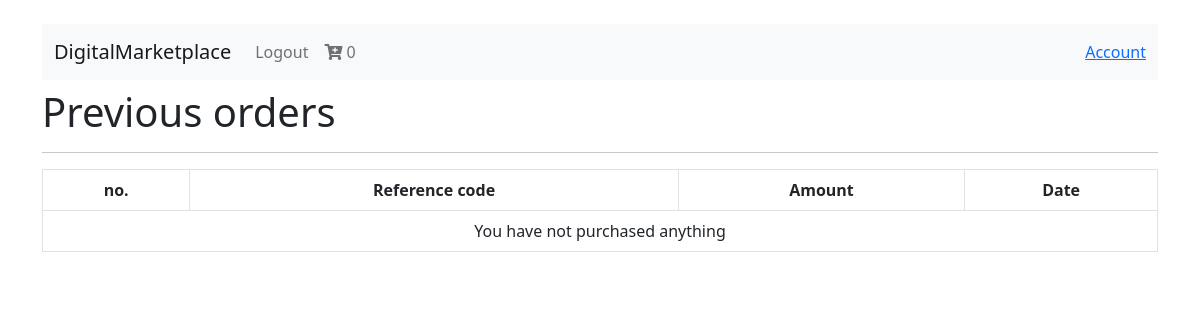
/account/profile/ (signed in), run on an earlier commit of the app's database.
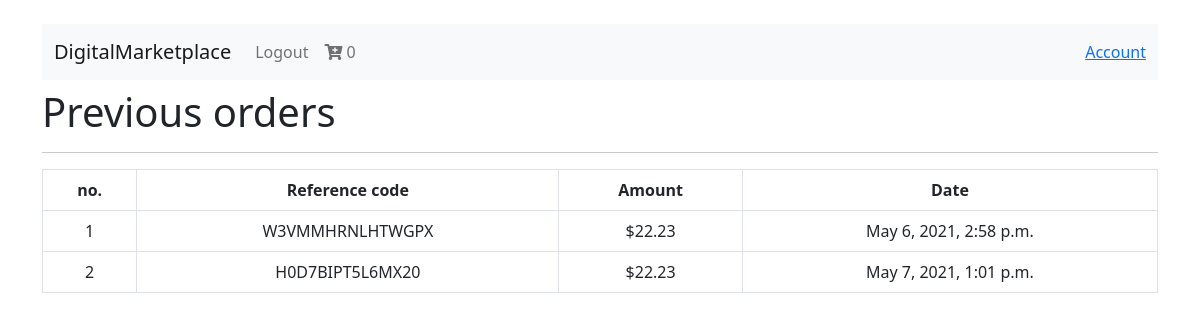
And on a later commit of the database.
### shopping_cart/models.py (models this page shows, shortened)
class Order(models.Model):
    user = models.ForeignKey(settings.AUTH_USER_MODEL ,on_delete=models.CASCADE)
    is_ordered = models.BooleanField(default=False)
    items = models.ManyToManyField('OrderItem')
    ref_code=models.CharField(max_length=50)
    def get_total(self):
        return self.items.all().aggregate(order_total=Sum('book__price'))['order_total']

class Payment(models.Model):
    order=models.ForeignKey('Order',on_delete=models.CASCADE)
    total_amount=models.FloatField()
    date_paid=models.DateTimeField(auto_now_add=True)
    stripe_charge_id=models.CharField(max_length=100)

### core/views.py (the view)
# urls.py: path('account/profile/',profile_view,name = 'profile'),
def profile_view(request):
    orders = Order.objects.filter(user=request.user, is_ordered=True)
    context = {
        'orders': orders
    }
    return render(request, "profile.html", context)

### shopping_cart/templatetags/cart_template_tags.py (called while the page is built)
@register.filter
def cart_item_count(user):
    if user.is_authenticated:
        qs=Order.objects.filter(user=user,is_ordered=False)
        if qs.exists():
            return qs[0].items.count()
    return 0

### templates/profile.html
{% extends "base.html" %}
{% block content %}
<h1>Previous orders</h1>
<hr />
<table class="table table-hover table-bordered text-center">
    <tr class="text-center">
        <th>no.</th>
        <th>Reference code</th>
        <th>Amount</th>
        <th>Date</th>
    </tr>
    {% for order in orders %}
    <tr>
        <td>{{ forloop.counter }}</td>
        <td>{{ order.ref_code }}</td>
        <td>${{ order.get_total }}</td>
        <td>{{ order.payment_set.first.date_paid }}</td>
    </tr>
    {% empty %}
    <tr>
    <td colspan="4">
        You have not purchased anything
    </td>
    </tr>
    {% endfor %}
</table>
{% endblock content %}

What changed in the data, as far as the page shows it:
added Order: ref_code "W3VMMHRNLHTWGPX", get_total "22.23", payment_set.first.date_paid "May 6, 2021, 2:58 p.m."
now on this page (row edited): Order: ref_code "H0D7BIPT5L6MX20", get_total "22.23", payment_set.first.date_paid "May 7, 2021, 1:01 p.m."
Also different on the page:
text no longer shown: "You have not purchased anything"
